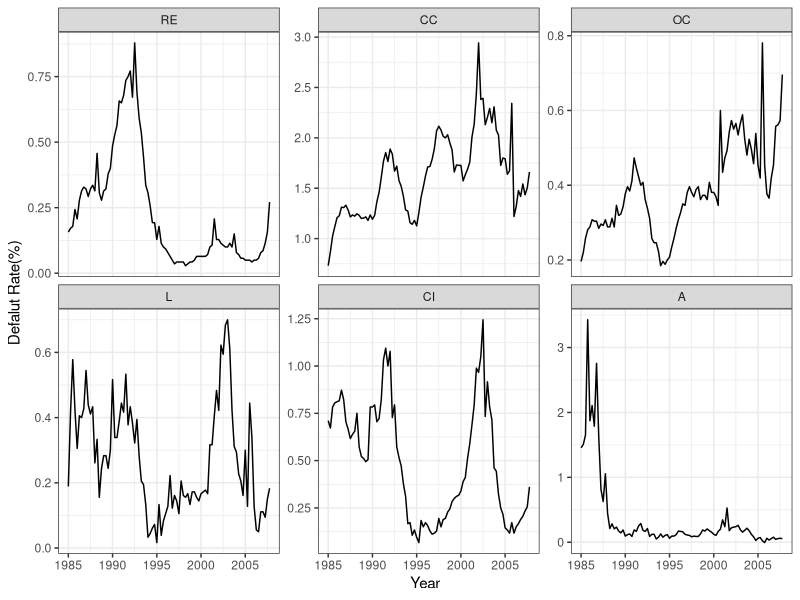
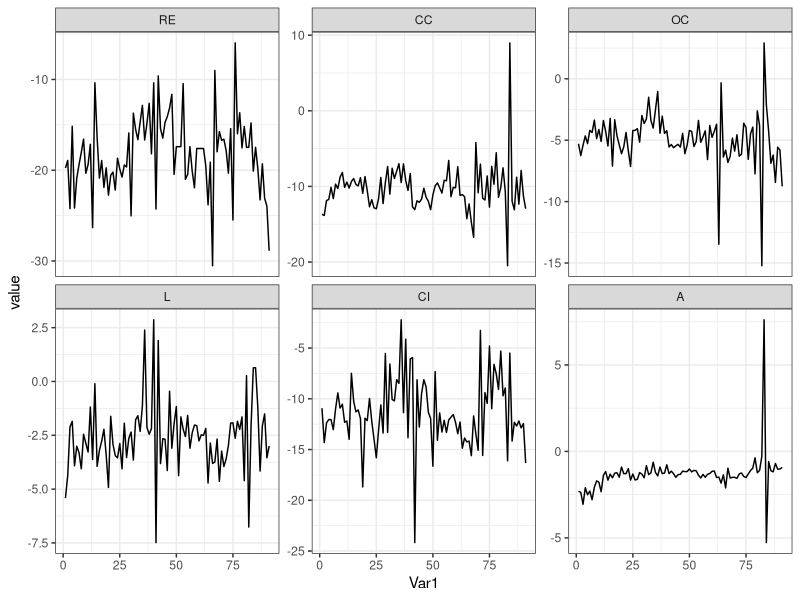

Write R code to recreate these figures, in order.
## ---- chunk 1
knitr::opts_chunk$set(echo = TRUE,warning = FALSE,message = FALSE)

library(dplyr)
library(reshape2)
library(ggplot2)
theme_set(theme_bw())
## ---- chunk 2
nowdirectory <- getwd()
charge_off_data <- read.table('data/N_FRB_CHGDEL.csv',encoding='utf-8',sep=',')


#ネット上とcsvで列の順番が違うので注意
repro_data <- charge_off_data[7:98,c(5,9,10,8,4,3)] %>% apply(2,as.numeric)
colnames(repro_data) <- c('RE','CC','OC','L','CI','A')
#各シリーズのLGD(Loss given defalut を除算) データが年率に変換されているのでそこも修正
LGD <- c(0.35,0.65,0.65,0.45,0.45,0.45)
co_data <- t(repro_data)/4/LGD
co_data <- ts(t(co_data), frequency = 4, start = c(1985,1))
#ちょっと強引に四半期時系列生成
date <- time(co_data) %>% c() %>% as.numeric()
ggplot(co_data %>% melt,aes(x=date[Var1],y=value))+geom_line()+
  facet_wrap(~Var2,scales="free_y",ncol=3)+
  xlab('Year')+ylab('Defalut Rate(%)')
colMeans(co_data)
sqrt(colMeans(co_data^2)-colMeans(co_data)^2)
## ---- chunk 3
co_data[co_data<0] <- 1e-10
## ---- chunk 4
pnorm_co_data <- qnorm(co_data/100)
## ---- chunk 5
Regression_on_constant <- {}
for(i in 1:6){
tmp <- data.frame(y = pnorm_co_data[,i])
fit <- lm(y ~ 0,data=tmp)
Regression_on_constant <- c(Regression_on_constant,list(summary(fit)))
}
## ---- chunk 6
Regression_residual_volatility <- sapply(Regression_on_constant,function(x)sqrt(var(x$residuals)))
## ---- chunk 7
factor_correlation <- c()
for(sd_2 in Regression_residual_volatility^2){
  f <- function (rho) sd_2 - rho/(1-rho)
  factor_correlation <- c(factor_correlation,uniroot(f,c(0,1-1e-10))$root)
}
un_defalut_rate <- c()
for(i in c(1:6)){
  f <- function (q) qnorm(q)/sqrt(1 - factor_correlation[i]) - colMeans(pnorm_co_data)[i]
  un_defalut_rate <- c(un_defalut_rate,uniroot(f,c(0,1-1e-10))$root)
}
## ---- chunk 8
table_1 <- t(data.frame(Regression_residual_volatility*100,factor_correlation*100,0,un_defalut_rate*100,0))
colnames(table_1) <-  c('RE','CC','OC','L','CI','A')
rownames(table_1) <- c('Regression_residual_volatility(%)','factor_correlation(%)','std_error_rho(%)','un_defalut_rate(%)','std_error_q(%)')
table_1
## ---- chunk 9
Regression_on_constant <- {}
for(i in 1:6){
tmp <- data.frame(y = pnorm_co_data[1:91,i],x = pnorm_co_data[2:92,i])
fit <- lm(y ~ x ,data=tmp)
Regression_on_constant <- c(Regression_on_constant,list(summary(fit)))
}
## ---- chunk 10
Regression_residual_volatility <- sapply(Regression_on_constant,function(x)sqrt(var(x$residuals)))
beta_ <- sapply(Regression_on_constant,function(x) x$coefficients['x','Estimate']^2)
beta_error <- sapply(Regression_on_constant,function(x) x$coefficients['x','Std. Error'])
factor_correlation <- c()
for(i in 1:6){
  f <- function (rho) Regression_residual_volatility[i]^2 - (rho*(1-beta_[i])/(1-rho))
  factor_correlation <- c(factor_correlation,uniroot(f,c(0,1-1e-10))$root)
}
un_defalut_rate <- c()
for(i in c(1:6)){
  f <- function(q)
    sum(sqrt((
      pnorm_co_data[2:92,i]-
        sqrt(beta_[i])*pnorm_co_data[1:91,i]-
        ((1-sqrt(beta_[i]))/sqrt(1-factor_correlation[i]))*qnorm(q))^2)
      )
  un_defalut_rate <- c(un_defalut_rate,optimize(f, c(0+1e-10,1-1e-10), tol = 0.0001)$minimum)
}

table_2 <- t(data.frame(Regression_residual_volatility*100,factor_correlation*100,0,un_defalut_rate*100,0,beta_*100,beta_error*100))
colnames(table_2) <-  c('RE','CC','OC','L','CI','A')
rownames(table_2) <- c('Regression_residual_volatility(%)','factor_correlation(%)','std_error_rho(%)','un_defalut_rate(%)','std_error_q(%)','beta(%)','std_error_beta(%)')
table_2
## ---- chunk 11
tmp_X<- t(-(t(pnorm_co_data)*sqrt(1-factor_correlation)-qnorm(un_defalut_rate))/sqrt(factor_correlation))

plot_d <- t((t(tmp_X[2:92,])-sqrt(beta_)*t(tmp_X[1:91,])-1)/(1-beta_))

plot_d %>% melt() %>% ggplot(aes(x=Var1,y=value)) + geom_line() + facet_wrap(~Var2,ncol=3,scales = 'free_y')
